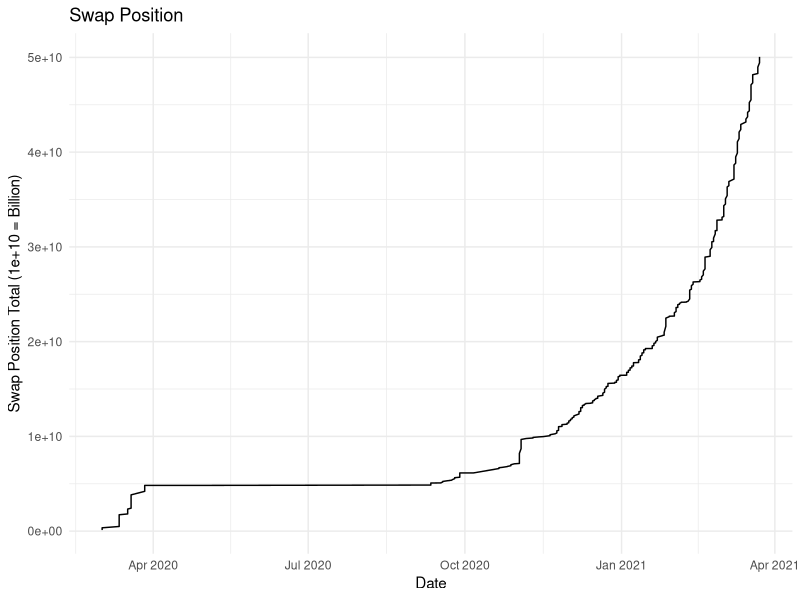
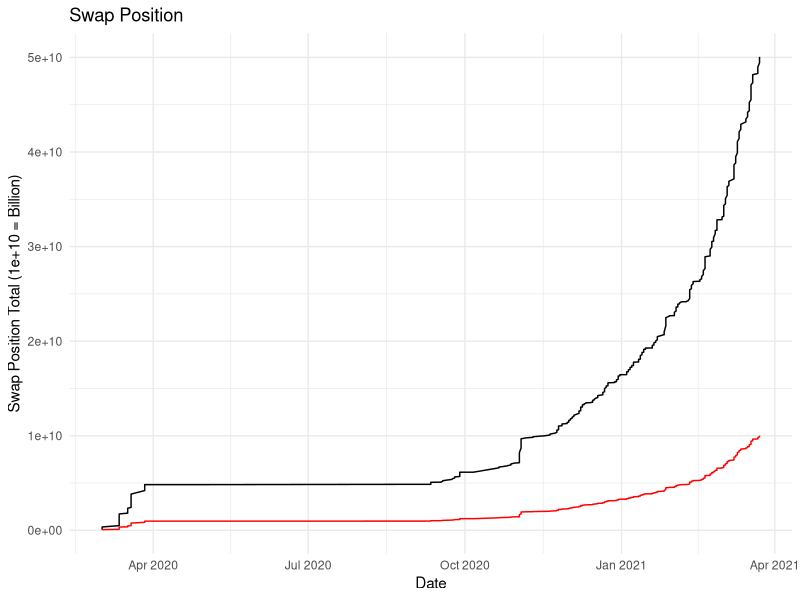
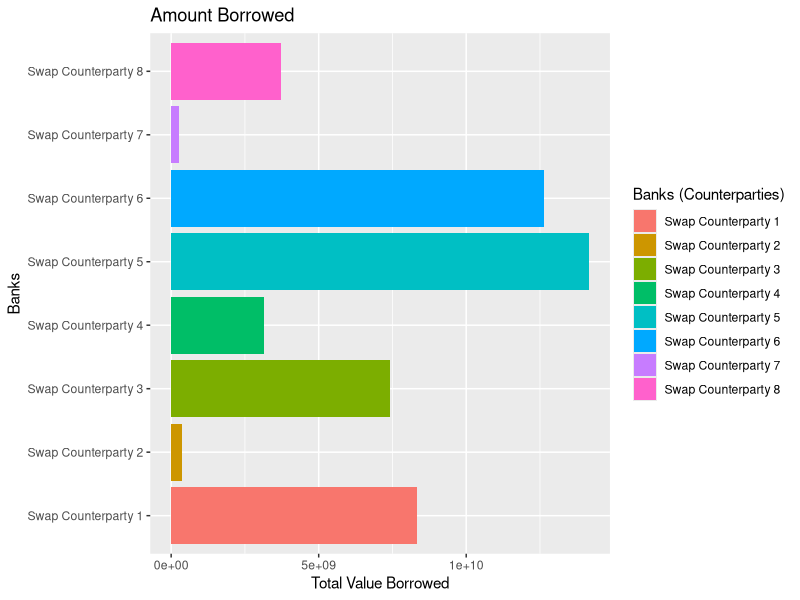

The R script that drew these images, in order:
## ---- chunk 1
#| echo: true
#| message: false
#| warning: false


library(tidyverse)
library(ggrepel)

## Originally doc "https://storage.courtlistener.com/recap/gov.uscourts.nysd.578896/gov.uscourts.nysd.578896.25.2.pdf"
## Data needed a lot of tidying and manipulation to function properly within R
data <- read_csv("swap_data_format.csv") 

short_position <- ggplot(data, aes(x = Date, y = Cumulative)) +
  geom_line() +       # Line plot
  labs(
    title = "Swap Position",
    x = "Date",
    y = "Swap Position Total (1e+10 = Billion)"
  ) +
  theme_minimal() 

short_position



## ---- chunk 2
margin_requirement <-
  ggplot(data, aes(x = Date)) +
  geom_line(aes(y = Cumulative), color = 'black') +
  geom_line(aes(y = Cumulative_20_percent), color = 'red') +
  labs(
    title = "Swap Position",
    x = "Date",
    y = "Swap Position Total (1e+10 = Billion)"
  ) +
  theme_minimal()

margin_requirement

## ---- chunk 3
parties <- data |>
  group_by(Counterparty) |>
  summarize(total_amount = sum(Notional_short)) |>
  ggplot(aes(x = Counterparty, y = total_amount, fill = Counterparty)) + 
  geom_bar(stat = "identity") +
  coord_flip() +
  labs (
    title = "Amount Borrowed",
    x = "Banks",
    y = "Total Value Borrowed", 
    fill = "Banks (Counterparties)"
  )
  
parties



  


